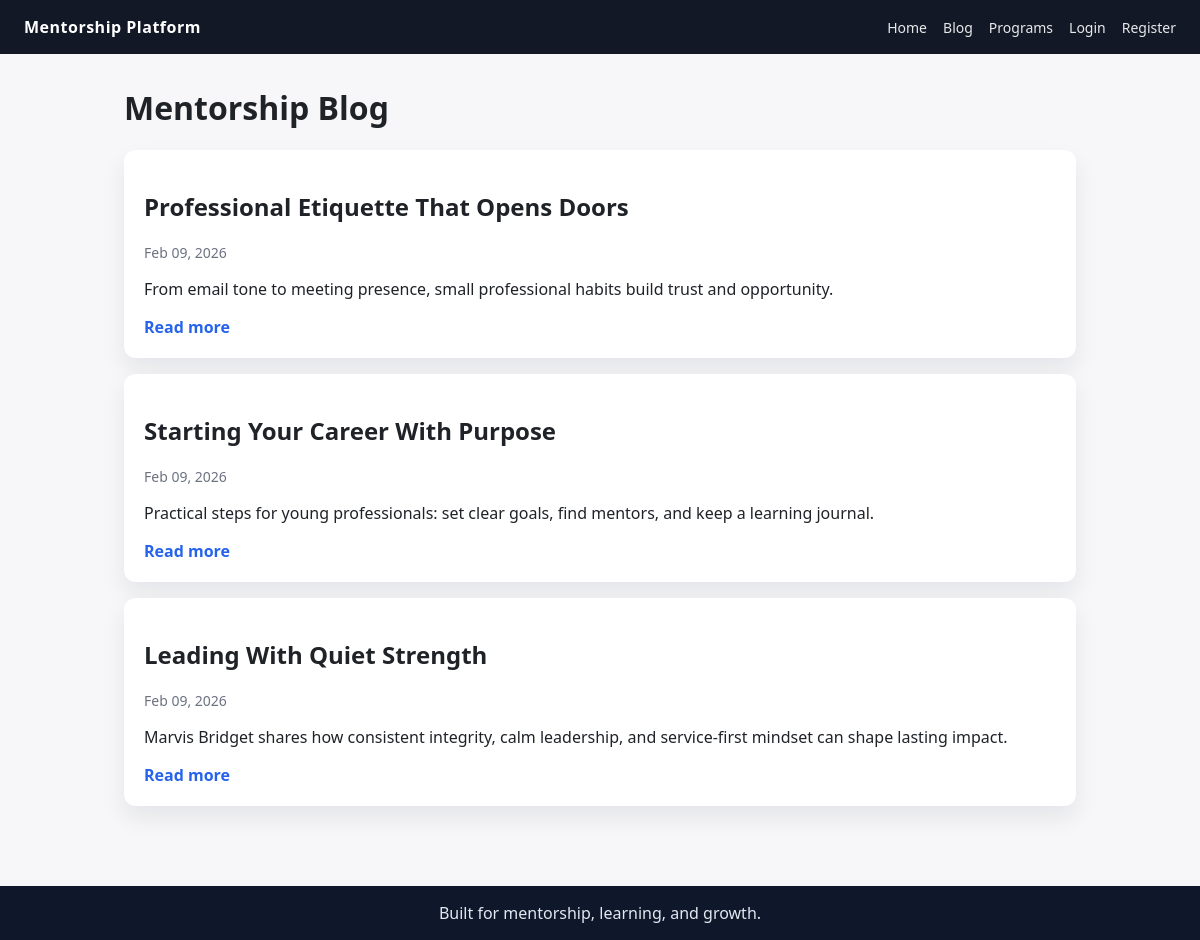
Page /blog on the committed database.
### app/models.py (models this page shows)
class Post(db.Model):
    id = db.Column(db.Integer, primary_key=True)
    title = db.Column(db.String(200))
    content = db.Column(db.Text)
    created_at = db.Column(db.DateTime, default=datetime.utcnow)

### app/routes.py (the view)
@main.route("/blog")
def blog():
    posts = Post.query.order_by(Post.created_at.desc()).all()
    return render_template("blog.html", posts=posts)

### templates/blog.html (shortened to what this page needs)
{% extends "base.html" %}
{% block content %}
<h1>Mentorship Blog</h1>
{% if posts %}
	<div class="stack">
		{% for post in posts %}
			<article class="card">
				<h2><a href="{{ url_for('main.post_detail', post_id=post.id) }}">{{ post.title }}</a></h2>
				<p class="muted">{{ post.created_at.strftime('%b %d, %Y') }}</p>
				<p>{{ post.content | truncate(180) }}</p>
				<a class="link" href="{{ url_for('main.post_detail', post_id=post.id) }}">Read more</a>
			</article>
		{% endfor %}
	</div>
{% else %}
	<p class="muted">No posts published yet.</p>
{% endif %}
{% endblock %}

### static/style.css (style rules this page uses)
* { box-sizing: border-box; }
body { margin: 0; font-family: "Segoe UI", Tahoma, sans-serif; background: #f7f7f9; color: #1f2328; }
a { color: inherit; text-decoration: none; }
.link { color: #2563eb; font-weight: 600; }
.stack { display: grid; gap: 16px; margin-top: 20px; }
.card { background: #fff; padding: 20px; border-radius: 12px; box-shadow: 0 12px 24px rgba(15, 23, 42, 0.08); }
.muted { color: #6b7280; font-size: 14px; }

### rows in the picture
Post: title "Professional Etiquette That Opens Doors", created_at "Feb 09, 2026", content "From email tone to meeting presence, small professional habits build trust and opportunity."
Post: title "Starting Your Career With Purpose", created_at "Feb 09, 2026", content "Practical steps for young professionals: set clear goals, find mentors, and keep a learning journal."
Post: title "Leading With Quiet Strength", created_at "Feb 09, 2026", content "Marvis Bridget shares how consistent integrity, calm leadership, and service-first mindset can shape lasting impact."
